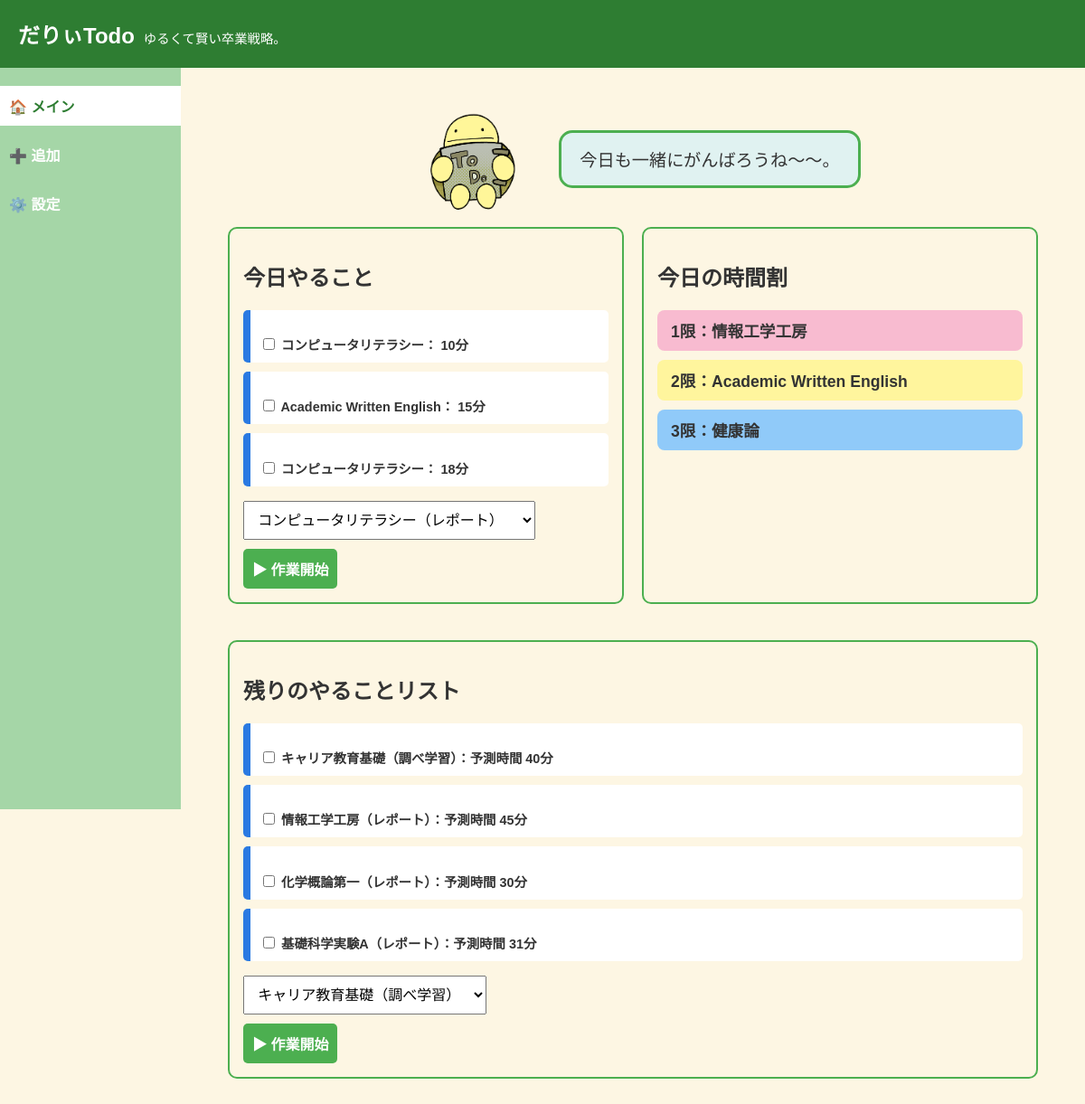
Before: / with the older database file.
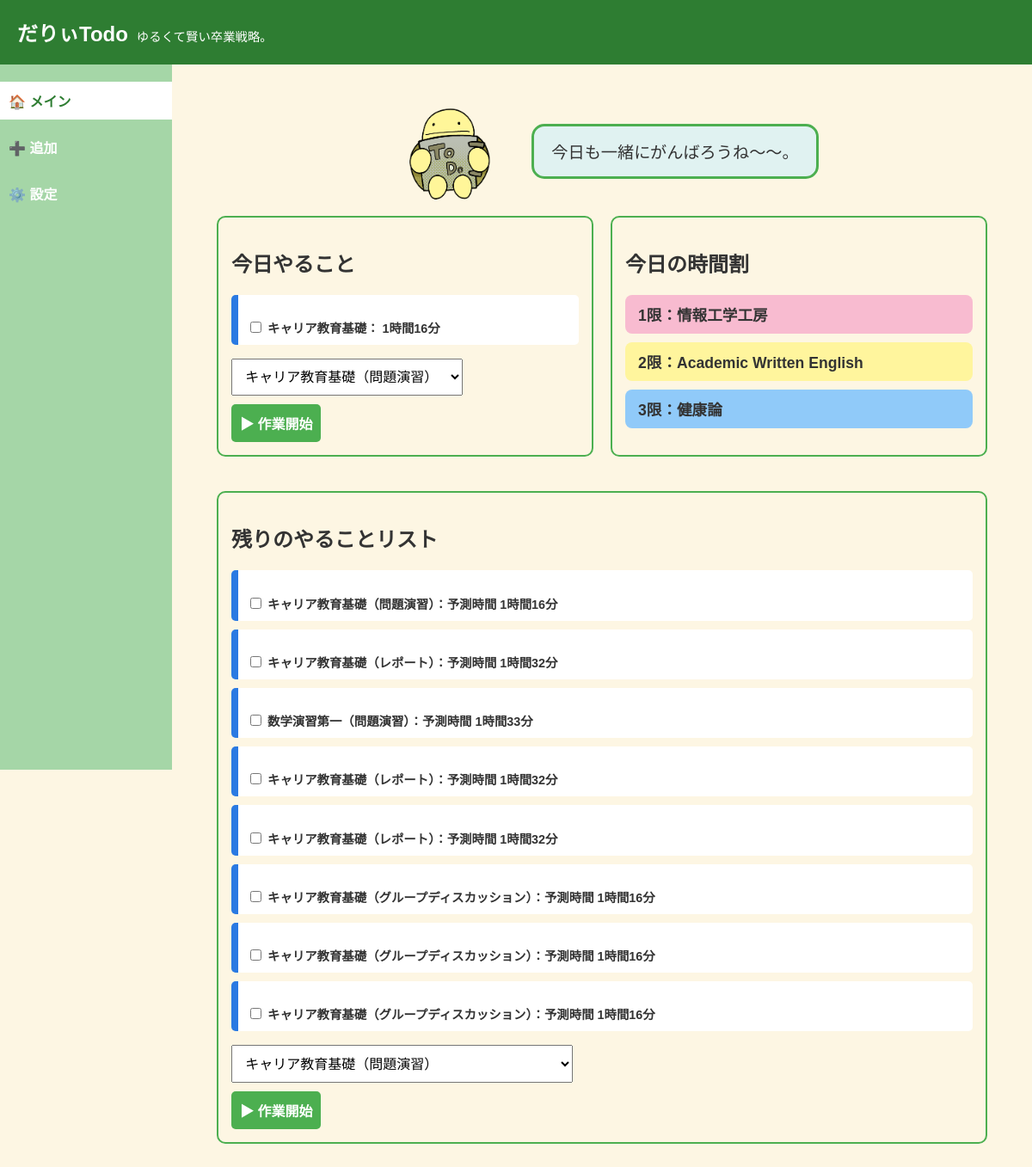
After: the same page with the newer database file.
### tables this page shows
CREATE TABLE task (
                id INTEGER PRIMARY KEY AUTOINCREMENT,
                subject TEXT NOT NULL,
                category TEXT NOT NULL,
                difficulty INTEGER NOT NULL,
                due_date DATE NOT NULL,
                created_at DATETIME NOT NULL,
                predicted_time REAL,
                time_spent REAL,
                assigned_for_today INTEGER DEFAULT 0,
                assigned_date DATE
            , is_completed BOOLEAN DEFAULT 0, is_deleted INTEGER DEFAULT 0);

CREATE TABLE timetable (
                id INTEGER PRIMARY KEY AUTOINCREMENT,
                weekday INTEGER NOT NULL,
                period INTEGER NOT NULL,
                subject TEXT NOT NULL
            );

### app.py (the view)
@app.route("/")
def index():
    from model.predict import batch_predict_missing_tasks
    batch_predict_missing_tasks()
    def format_time(minutes_float):
        if minutes_float is None:
            return "-"
        try:
            total_minutes = int(round(float(minutes_float)))
            if total_minutes == 0 and float(minutes_float) > 0:
                total_minutes = 1  # 小数点切り捨てによるゼロ回避
            h, m = divmod(total_minutes, 60)
            return f"{h}時間{m}分" if h else f"{m}分"
        except Exception as e:
            print(e)
            return "-"
    with engine.begin() as conn:
        today_weekday_name = datetime.now().strftime("%A")
        today_weekday = weekday_mapping[today_weekday_name]
        tasks_today_result = conn.execute(text("""
            SELECT * FROM task
            WHERE assigned_for_today = 1 AND is_completed = 0 AND is_deleted = 0
            ORDER BY due_date
        """)).mappings().all()
        tasks_today = [dict(row) for row in tasks_today_result]
        tasks_remaining = conn.execute(text("""
            SELECT * FROM task
            WHERE assigned_for_today = 0 AND is_completed = 0 AND is_deleted = 0
            ORDER BY due_date
        """)).mappings().all()
        tasks_remaining = [dict(now) for now in tasks_remaining]
        timetable_result = conn.execute(text("""
            SELECT * FROM timetable
            WHERE weekday = :weekday
            ORDER BY period
        """), {"weekday": today_weekday}).mappings().all()
        timetable = [dict(row) for row in timetable_result]
        completed_task_ids = conn.execute(text("""
            SELECT id FROM task WHERE is_completed = 1
        """)).mappings().all()
        completed_tasks = {str(row.id) for row in completed_task_ids}
        for task in tasks_today:
            task["predicted_time_display"] = format_time(task["predicted_time"])
        for task in tasks_remaining:
            task["predicted_time_display"] = format_time(task["predicted_time"])
    return render_template("index.html",
                           tasks_today=tasks_today,
                           tasks_remaining=tasks_remaining,
                           timetable=timetable,
                           completed_tasks=completed_tasks)

### app.py (called while the page is built)
@app.before_request
def before_request():
    if request.endpoint not in ("setup", "edit_timetable", "static"):
        maybe_generate_today_tasks()

### model/predict.py (called while the page is built, shortened)
def batch_predict_missing_tasks():
    df_new = pd.read_sql("""
        SELECT id, subject, category, difficulty, due_date, created_at
        FROM task
        WHERE time_spent IS NULL AND predicted_time IS NULL
    """, engine)
    if df_new.empty:
        print("🟡 新しい予測対象のタスクはありません")
        return

### templates/index.html (shortened to what this page needs)
{% extends "base.html" %}
{% block content %}
{% set checked_tasks_today = checked_tasks_today or [] %}
{% set checked_tasks_remaining = checked_tasks_remaining or [] %}
{% set completed_tasks = completed_tasks or [] %}
<form method="POST">
    <div class="darii-comment">
      <img src="{{ url_for('static', filename='darikun.JPEG') }}" alt="だりぃくん">
      <div class="speech-bubble">
        今日も一緒にがんばろうね〜〜。
    </div>
    </div>
    <div class="task-section">
        <div class="task-box">
            <h2>今日やること</h2>
            <ul>
                {% for task in tasks_today %}
                    <li>
                        <label>
                            <input type="checkbox" class="delete-on-check" name="task_{{ task.id }}"
                                {% if task.id|string in completed_tasks %}checked{% endif %}>
                            {{ task.subject }}： {{ task.predicted_time_display | default("-") }}
                        </label>
                    </li>
                {% endfor %}
            </ul>
            <select name="selected_task_id">
                {% for task in tasks_today %}
                    <option value="{{ task.id }}">{{ task.subject }}（{{ task.category }}）</option>
                {% endfor %}
            </select>
            <button formaction="{{ url_for('start_selected_task') }}" formmethod="get" id="start-task-btn">▶ 作業開始</button>
        </div>
        <div class="timetable-box">
            <h2>今日の時間割</h2>
            {% for slot in timetable %}
                <div class="timetable-item p{{ loop.index }}">{{ loop.index }}限：{{ slot['subject'] }}</div>
            {% endfor %}
        </div>
    </div>
    <div class="task-box" style="margin-top: 40px;">
        <h2>残りのやることリスト</h2>
        <ul>
            {% for task in tasks_remaining %}
                <li>
                    <label>
                        <input type="checkbox" class="delete-on-check" name="remaining_task_{{ task.id }}"
                            {% if task.id|string in completed_tasks %}checked{% endif %}>
                        {{ task.subject }}（{{ task.category }}）：予測時間 {{ task.predicted_time_display | default("-") }}
                    </label>
                </li>
            {% endfor %}
        </ul>
        <select name="selected_remaining_task_id">
            {% for task in tasks_remaining %}
                <option value="{{ task.id }}">{{ task.subject }}（{{ task.category }}）</option>
            {% endfor %}
        </select>
        <button formaction="{{ url_for('start_selected_task') }}" formmethod="get" class="start-btn-remaining">
            ▶ 作業開始
        </button>
    </div>
</form>
{% endblock %}

Changed rows visible on the page:
no longer on this page (row edited): task: subject "コンピュータリテラシー", predicted_time_display "10分", shown under "今日やること"
no longer on this page (row edited): task: subject "Academic Written English", predicted_time_display "15分", shown under "今日やること"
no longer on this page (row edited): task: subject "コンピュータリテラシー", predicted_time_display "18分", shown under "今日やること"
no longer on this page (row edited): task: subject "キャリア教育基礎", category "調べ学習", predicted_time_display "40分", shown under "残りのやることリスト"
no longer on this page (row edited): task: subject "情報工学工房", category "レポート", predicted_time_display "45分", shown under "残りのやることリスト"
no longer on this page (row edited): task: subject "化学概論第一", category "レポート", predicted_time_display "30分", shown under "残りのやることリスト"
no longer on this page (row edited): task: subject "基礎科学実験A", category "レポート", predicted_time_display "31分", shown under "残りのやることリスト"
added task: subject "キャリア教育基礎", predicted_time_display "1時間16分", shown under "今日やること"
added task: subject "キャリア教育基礎", category "問題演習", predicted_time_display "1時間16分", shown under "残りのやることリスト"
added task: subject "キャリア教育基礎", category "レポート", predicted_time_display "1時間32分", shown under "残りのやることリスト"
added task: subject "数学演習第一", category "問題演習", predicted_time_display "1時間33分", shown under "残りのやることリスト"
added task: subject "キャリア教育基礎", category "レポート", predicted_time_display "1時間32分", shown under "残りのやることリスト"
added task: subject "キャリア教育基礎", category "レポート", predicted_time_display "1時間32分", shown under "残りのやることリスト"
added task: subject "キャリア教育基礎", category "グループディスカッション", predicted_time_display "1時間16分", shown under "残りのやることリスト"
added task: subject "キャリア教育基礎", category "グループディスカッション", predicted_time_display "1時間16分", shown under "残りのやることリスト"
added task: subject "キャリア教育基礎", category "グループディスカッション", predicted_time_display "1時間16分", shown under "残りのやることリスト"
Other visible differences:
form field selected_task_id: "コンピュータリテラシー（レポート）" → "キャリア教育基礎（問題演習）"
form field selected_remaining_task_id: "キャリア教育基礎（調べ学習）" → "キャリア教育基礎（問題演習）"
